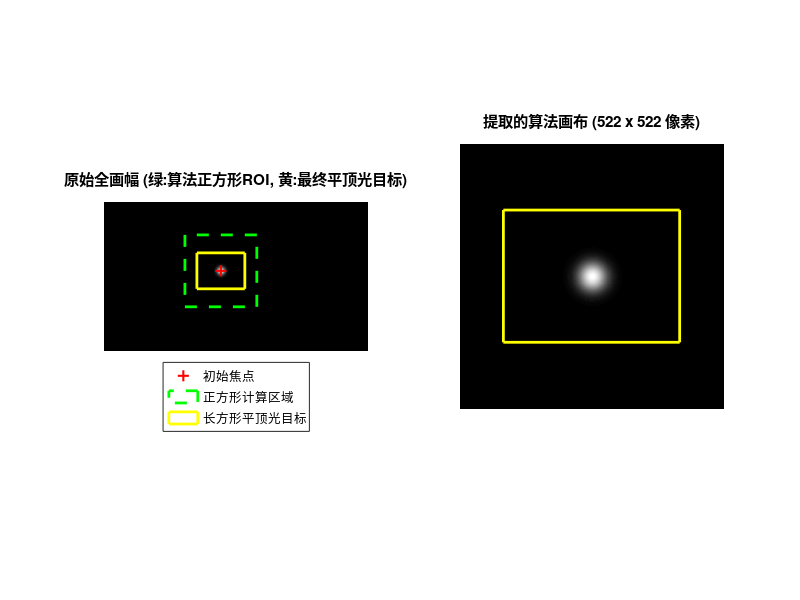

This figure's MATLAB source:
%% 1. 相机配置与抓图 (保持之前的优秀逻辑)
clear; clc; close all;

% --- 物理参数输入区 ---
cam_pixel_pitch = 3.45; % 相机像元大小 (um)

% 设定你想要生成的长方形平顶光的物理尺寸 (um)
% 假设你要一个 1200um x 900um 的长方形 (4:3比例)
target_width_um  = 1200; 
target_height_um = 900;  

% 换算成长方形在相机画面上的真实像素个数
target_w_px = round(target_width_um / cam_pixel_pitch);
target_h_px = round(target_height_um / cam_pixel_pitch);

try
    vid = videoinput("gentl", 1, "Mono8");
    src = getselectedsource(vid);
    triggerconfig(vid, 'manual');
    src.ExposureTime = 2000; 
    start(vid);
    pause(0.5); 
    
    fprintf('--> 正在自动调节相机曝光...\n');
    max_attempts = 20;       
    target_max_val = 240;    
    min_acceptable = 200;    
    
    for attempt = 1:max_attempts
        img_test = getsnapshot(vid);
        img_test_filtered = medfilt2(double(img_test), [3 3]); 
        current_max = max(img_test_filtered(:)); 
        
        if current_max >= 250
            src.ExposureTime = src.ExposureTime * 0.6;
            pause(0.1); 
        elseif current_max < min_acceptable
            ratio = target_max_val / max(current_max, 1);
            ratio = min(ratio, 2.0); 
            src.ExposureTime = src.ExposureTime * ratio;
            pause(0.1);
        else
            fprintf('--> 曝光调节成功！最终曝光: %.0f us\n', src.ExposureTime);
            snapshot1 = img_test; 
            img_filtered = img_test_filtered; 
            break;
        end
        if attempt == max_attempts
            warning('曝光未收敛，采用最后一次抓图。');
            snapshot1 = img_test; img_filtered = img_test_filtered;
        end
    end
    stop(vid); delete(vid); clear src vid;
    
catch ME
    warning('使用模拟高斯光斑。');
    [X, Y] = meshgrid(1:1920, 1:1080);
    snapshot1 = uint8(240 * exp(-((X-850).^2 + (Y-500).^2)/(2*20^2)));
    img_filtered = double(snapshot1);
end

%% 2. 焦点定位与 FWHM 计算
[max_val, max_idx] = max(img_filtered(:));
[cy, cx] = ind2sub(size(img_filtered), max_idx);

profile_x = img_filtered(cy, :);
profile_y = img_filtered(:, cx);
half_max = max_val / 2;

idx_x = find(profile_x >= half_max); FWHM_x = idx_x(end) - idx_x(1) + 1;
idx_y = find(profile_y >= half_max); FWHM_y = idx_y(end) - idx_y(1) + 1;
FWHM_mean = round((FWHM_x + FWHM_y) / 2);

fprintf('--> 焦点中心: (X: %d, Y: %d)\n', cx, cy);
fprintf('--> 目标长方形平顶光尺寸: %d x %d 像素\n', target_w_px, target_h_px);

%% 3. 自动划定正方形 ROI (必须包容目标长方形)
% 正方形 ROI 的边长不仅要包住焦点(艾里斑)，还必须包住你想要的长方形目标！
% 策略：取 FWHM的10倍 与 长方形最大边长的1.5倍 之间的最大值
roi_size = max([10 * FWHM_mean, target_w_px * 1.5, target_h_px * 1.5]); 
roi_size = floor(roi_size / 2) * 2; % 保证是偶数
half_roi = roi_size / 2;

% 计算正方形 ROI 边界
x_start = max(1, cx - half_roi);
x_end   = min(size(img_filtered, 2), cx + half_roi - 1);
y_start = max(1, cy - half_roi);
y_end   = min(size(img_filtered, 1), cy + half_roi - 1);

% 提取正方形 ROI 矩阵
img_roi = img_filtered(y_start:y_end, x_start:x_end);

%% 4. 结果可视化分析
figure('Name', 'ROI与目标长方形映射', 'Position', [100, 100, 1200, 500], 'Color', 'w');

% -- 子图 1: 全画幅视图 --
subplot(1, 2, 1);
imshow(snapshot1, []); hold on;
plot(cx, cy, 'r+', 'MarkerSize', 8, 'LineWidth', 1.5); % 光心

% 画绿色虚线框 (正方形 ROI，给算法用的画布)
rectangle('Position', [x_start, y_start, roi_size, roi_size], ...
          'EdgeColor', 'g', 'LineWidth', 2, 'LineStyle', '--');

% 画黄色实线框 (你的长方形平顶光目标)
% 计算长方形在全画幅中的起止点
rect_x = cx - target_w_px/2;
rect_y = cy - target_h_px/2;
rectangle('Position', [rect_x, rect_y, target_w_px, target_h_px], ...
          'EdgeColor', 'y', 'LineWidth', 2);
title('原始全画幅 (绿:算法正方形ROI, 黄:最终平顶光目标)');
legend('初始焦点', '正方形计算区域', '长方形平顶光目标', 'Location', 'southoutside');
hold off;

% -- 子图 2: 提取出的正方形 ROI 视图 (算法真正看到的区域) --
subplot(1, 2, 2);
imshow(uint8(img_roi), []); hold on;
% 在 ROI 坐标系下，中心点就在画面正中央
roi_cx = size(img_roi, 2) / 2;
roi_cy = size(img_roi, 1) / 2;

% 在这个局部坐标系下画出长方形目标
roi_rect_x = roi_cx - target_w_px/2;
roi_rect_y = roi_cy - target_h_px/2;
rectangle('Position', [roi_rect_x, roi_rect_y, target_w_px, target_h_px], ...
          'EdgeColor', 'y', 'LineWidth', 2);
title(sprintf('提取的算法画布 (%d x %d 像素)', roi_size, roi_size));
hold off;
